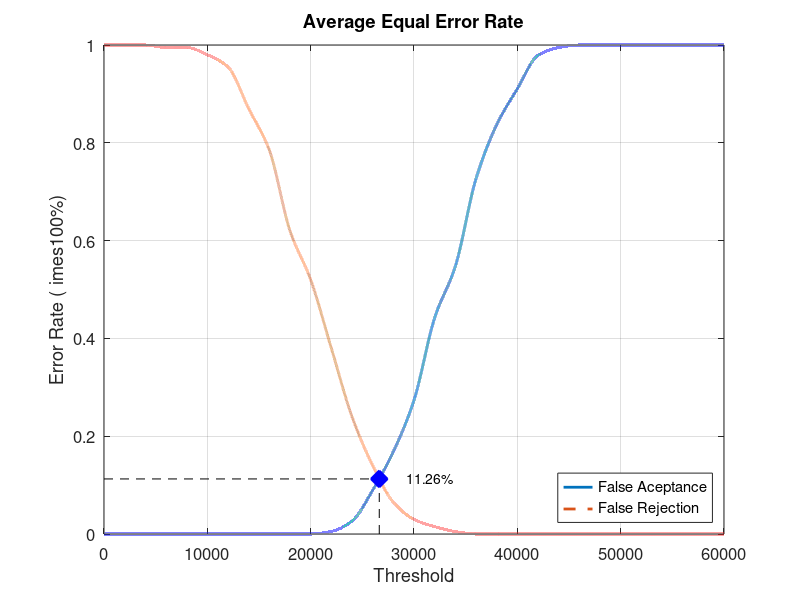
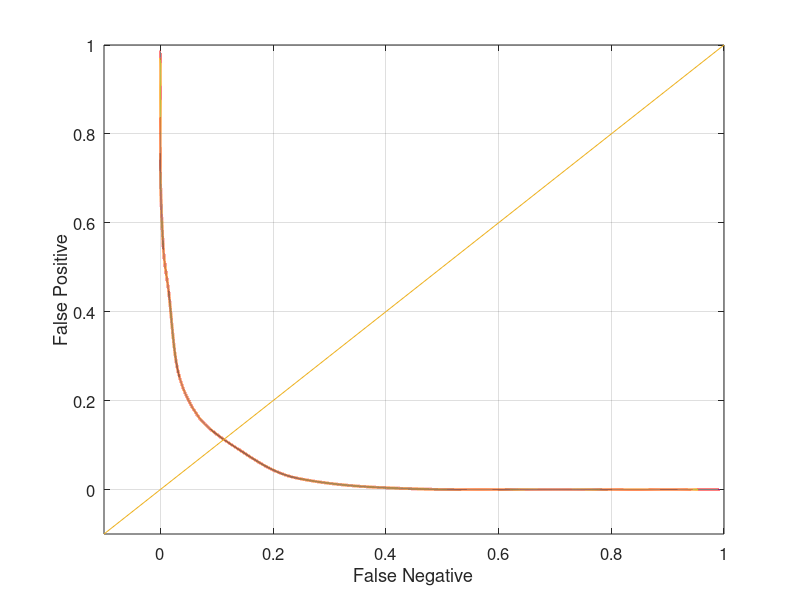

The MATLAB source for these figures, in order:
close all;
clear;
clc;
x = 0:2000:60000;
xq = 0:0.5:60000;

y0 = [0 0 0 0 0 0 0 0 0 0 0 0.00526316 0.0263158 0.0894737 0.168421 0.273684 0.442105 0.547368 0.726316 0.836842 0.910526 0.978947 0.994737 1 1 1 1 1 1 1 1]
yy0 = interp1(x, y0, xq, 'pchip');
y1 = [1 1 1 0.995 0.995 0.98 0.955 0.87 0.785 0.62 0.52 0.38 0.24 0.14 0.065 0.03 0.015 0.005 0 0 0 0 0 0 0 0 0 0 0 0 0]
yy1 = interp1(x, y1, xq, 'pchip');

% Calculating EER: 
y2 = abs(y0 - y1);
find(y2 == min(y2))
yy2 = abs(yy0 - yy1);
xEER = find(yy2 == min(yy2));
xEERIndex = xq(xEER) % X-axis EER
yEER = yy0(xEER) % Y-axis EER

main = figure
plot(xq, yy0,'-','LineWidth', 2);	hold on
plot(xq, yy1,'--','LineWidth', 2);	hold on
plot([xEERIndex xEERIndex], [0 yEER], 'k--');	hold on
plot([0 xEERIndex], [yEER yEER], 'k--');	hold on
plot(xEERIndex, yEER, 'bx', 'LineWidth', 10);	hold on
text(xEERIndex + 10 * xEERIndex / 100, yEER, [num2str(round((10000 * yEER)) / 100) '%'])
legend('False Aceptance', 'False Rejection', 'Location', 'SouthEast')
xlabel('Threshold')
ylabel('Error Rate (	imes100%)')
title('Average Equal Error Rate')
set(gca, 'FontSize', 12)
axis([0 60000 0 1])
grid on

print(main, 'Database1_2Main', '-dpng');
FNRxFPR = figure('Color', [1 1 1]);
plot(yy1, yy0, '-', yy1, yy0, 'LineWidth', 2);
hold on
y = -0.1:0.1:1
plot(y, y); 
set(gca, 'FontSize', 12)
xlabel('False Negative')
ylabel('False Positive')
axis([-0.1 1 -0.1 1])
set(gca, 'FontSize', 12)
grid on

print(FNRxFPR, 'Database1_2FNRxFPR','-dpng');
